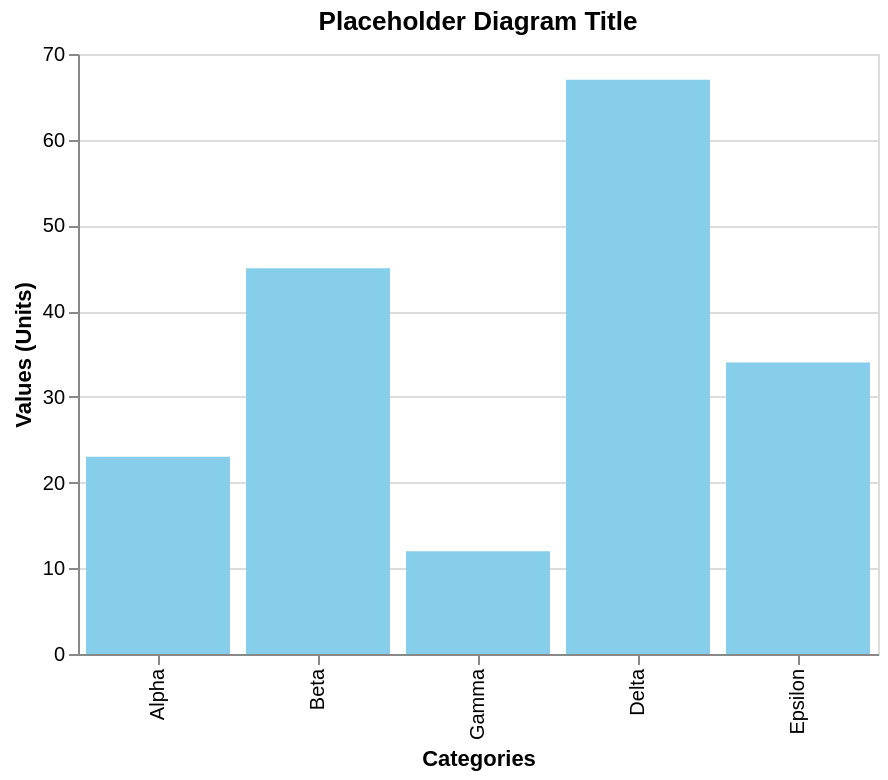

Source (Vega-Lite JSON):
### Vega-Lite specification from a JSON file in a GitHub repository (floating-point values rounded to 4 significant figures)
{"config": {"view": {"continuousWidth": 300, "continuousHeight": 300}}, "data": {"name": "data-18471827ee42625381df2b1e12fde576"}, "mark": {"type": "bar", "color": "skyblue"}, "encoding": {"tooltip": [{"field": "Category", "type": "nominal"}, {"field": "Value", "type": "quantitative"}], "x": {"field": "Category", "sort": null, "title": "Categories", "type": "nominal"}, "y": {"field": "Value", "title": "Values (Units)", "type": "quantitative"}}, "height": 300, "title": "Placeholder Diagram Title", "width": 400, "$schema": "https://vega.github.io/schema/vega-lite/v5.20.1.json", "datasets": {"data-18471827ee42625381df2b1e12fde576": [{"Category": "Alpha", "Value": 23}, {"Category": "Beta", "Value": 45}, {"Category": "Gamma", "Value": 12}, {"Category": "Delta", "Value": 67}, {"Category": "Epsilon", "Value": 34}]}}
